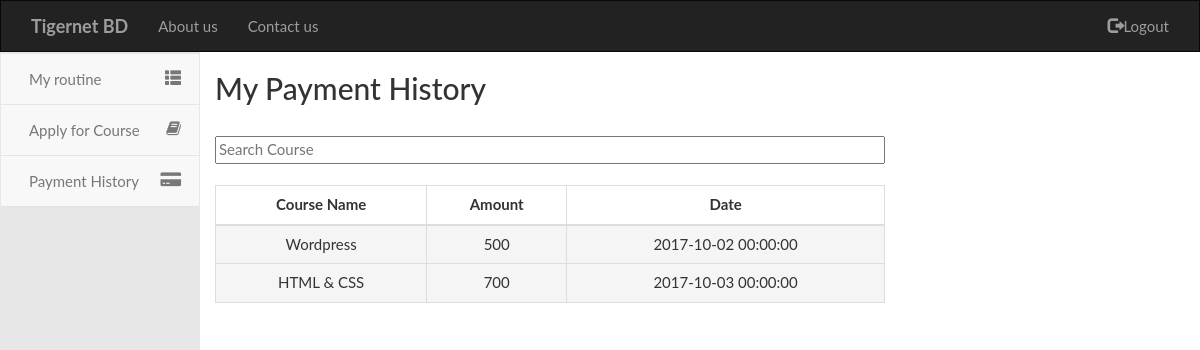
Page /paymentHistory.php (signed in) on the committed database.
### tables this page shows
create TABLE coursePayment
(
	id bigint not null AUTO_INCREMENT,
	roll varchar(50) not null,
	paymentAmount FLOAT not null,
	paymentDate DATETIME not null,
	CONSTRAINT coursePaymentPK PRIMARY KEY(id),
	CONSTRAINT coursePaymentFK foreign key(roll) references student(roll)
);

create TABLE student
(
	roll varchar(50) not null,
	email varchar(100) not null,
	courseName varchar(50) not null,
	currentStatus varchar(10) not null default 'inactive',
	CONSTRAINT studentPK PRIMARY KEY(roll),
	CONSTRAINT studentFK foreign key(email) references users(email),
	CONSTRAINT studentFK2 foreign key(courseName) references course(name)
);

### paymentHistory.php (called while the page is built, shortened)
<?php
	include 'includes/master.php';
?>

### modules/paymentHistory.php (the view, shortened to what this page needs)
<h2>My Payment History</h2>
<input type="text" id="courseName" onkeyup="searchCourse()" placeholder="Search Course" title="Search" style="width:100%">
<table id= 'paymentTable' class='table table-hover table-bordered text-center'>
	<thead>
		<th class="text-center">Course Name</th>
		<th class="text-center">Amount</th>
		<th class="text-center">Date</th>
	</thead>
	<?php
	$email=$_SESSION['email'];
	include 'includes/db-config.php';
	$query="select courseName,paymentAmount,paymentDate from student,coursePayment where student.roll=coursePayment.roll and email='$email'";
	$sqlResult=mysqli_query($sqlConnect,$query);
	while($sqlRow=mysqli_fetch_array($sqlResult,MYSQLI_ASSOC))
	{
		echo "<tr class=active><td>".$sqlRow['courseName']."</td>";
		echo "<td>".$sqlRow['paymentAmount']."</td>";
		echo "<td>".$sqlRow['paymentDate']."</td></tr>";
	}
	?>
</table>

### css/style.css (style rules this page uses)
body,html { font-family: Lato, sans-serif; height: 100%; font-size: 15px; }

### rows in the picture
coursepayment: roll.courseName "Wordpress", paymentAmount "500", paymentDate "2017-10-02 00:00:00"
coursepayment: roll.courseName "HTML & CSS", paymentAmount "700", paymentDate "2017-10-03 00:00:00"
